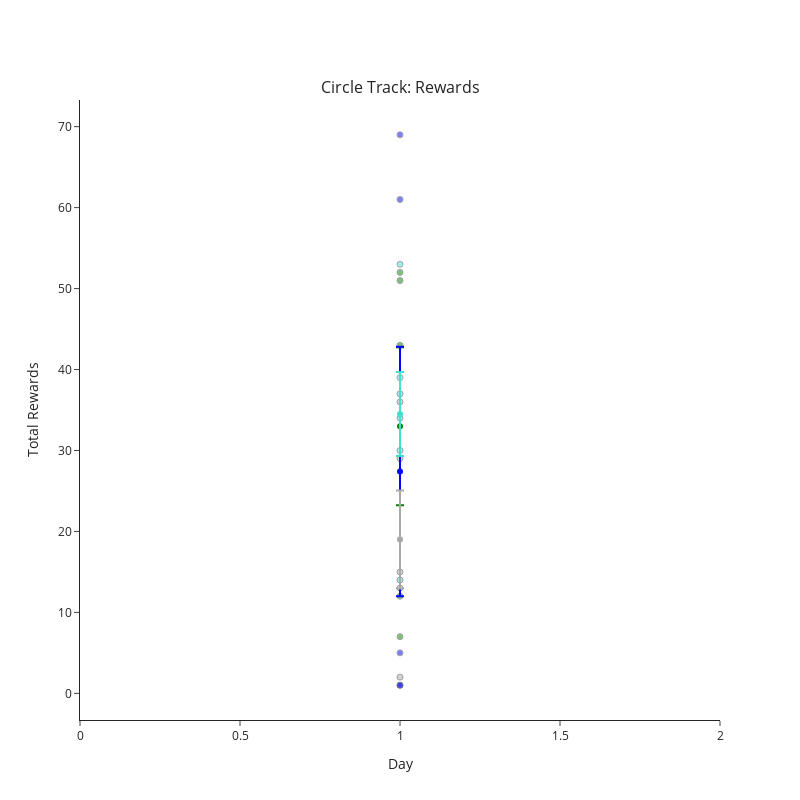

Notebook code for this chart:
### Code cell
fig = pf.plot_behavior_across_days(reward_df, x_var='day', y_var='total_rewards', groupby_var=['day', 'group'], plot_transitions=None,
                                   marker_color=group_colors, avg_color='darkgrey',
                                   x_title='Day', y_title='Total Rewards', titles=['Circle Track: Rewards'], height=800, width=800)
fig.show()

### Figure 1 — Plotly figure (JSON) as saved in the notebook; plotly's stock layout.template omitted (floating-point values rounded to 4 significant figures)
{"data": [{"marker": {"color": "turquoise", "line": {"width": 1}}, "mode": "markers", "name": "mca01", "opacity": 0.5, "type": "scatter", "x": [1], "y": [30]}, {"marker": {"color": "turquoise", "line": {"width": 1}}, "mode": "markers", "name": "mca02", "opacity": 0.5, "type": "scatter", "x": [1], "y": [14]}, {"marker": {"color": "turquoise", "line": {"width": 1}}, "mode": "markers", "name": "mca03", "opacity": 0.5, "type": "scatter", "x": [1], "y": [39]}, {"marker": {"color": "green", "line": {"width": 1}}, "mode": "markers", "name": "mca04", "opacity": 0.5, "type": "scatter", "x": [1], "y": [51]}, {"marker": {"color": "green", "line": {"width": 1}}, "mode": "markers", "name": "mca05", "opacity": 0.5, "type": "scatter", "x": [1], "y": [7]}, {"marker": {"color": "green", "line": {"width": 1}}, "mode": "markers", "name": "mca06", "opacity": 0.5, "type": "scatter", "x": [1], "y": [52]}, {"marker": {"color": "green", "line": {"width": 1}}, "mode": "markers", "name": "mca08", "opacity": 0.5, "type": "scatter", "x": [1], "y": [12]}, {"marker": {"color": "green", "line": {"width": 1}}, "mode": "markers", "name": "mca09", "opacity": 0.5, "type": "scatter", "x": [1], "y": [43]}, {"marker": {"color": "turquoise", "line": {"width": 1}}, "mode": "markers", "name": "mca10", "opacity": 0.5, "type": "scatter", "x": [1], "y": [34]}, {"marker": {"color": "turquoise", "line": {"width": 1}}, "mode": "markers", "name": "mca11", "opacity": 0.5, "type": "scatter", "x": [1], "y": [53]}, {"marker": {"color": "turquoise", "line": {"width": 1}}, "mode": "markers", "name": "mca12", "opacity": 0.5, "type": "scatter", "x": [1], "y": [37]}, {"marker": {"color": "blue", "line": {"width": 1}}, "mode": "markers", "name": "mca13", "opacity": 0.5, "type": "scatter", "x": [1], "y": [5]}, {"marker": {"color": "blue", "line": {"width": 1}}, "mode": "markers", "name": "mca14", "opacity": 0.5, "type": "scatter", "x": [1], "y": [61]}, {"marker": {"color": "blue", "line": {"width": 1}}, "mode": "markers", "name": "mca15", "opacity": 0.5, "type": "scatter", "x": [1], "y": [1]}, {"marker": {"color": "blue", "line": {"width": 1}}, "mode": "markers", "name": "mca16", "opacity": 0.5, "type": "scatter", "x": [1], "y": [1]}, {"marker": {"color": "blue", "line": {"width": 1}}, "mode": "markers", "name": "mca18", "opacity": 0.5, "type": "scatter", "x": [1], "y": [69]}, {"marker": {"color": "darkgrey", "line": {"width": 1}}, "mode": "markers", "name": "mca19", "opacity": 0.5, "type": "scatter", "x": [1], "y": [2]}, {"marker": {"color": "darkgrey", "line": {"width": 1}}, "mode": "markers", "name": "mca20", "opacity": 0.5, "type": "scatter", "x": [1], "y": [29]}, {"marker": {"color": "darkgrey", "line": {"width": 1}}, "mode": "markers", "name": "mca21", "opacity": 0.5, "type": "scatter", "x": [1], "y": [36]}, {"marker": {"color": "darkgrey", "line": {"width": 1}}, "mode": "markers", "name": "mca22", "opacity": 0.5, "type": "scatter", "x": [1], "y": [13]}, {"marker": {"color": "darkgrey", "line": {"width": 1}}, "mode": "markers", "name": "mca23", "opacity": 0.5, "type": "scatter", "x": [1], "y": [15]}, {"error_y": {"array": [9.752], "type": "data"}, "line": {"color": "green"}, "mode": "lines+markers", "name": "tg_a", "showlegend": true, "type": "scatter", "x": [1], "y": [33]}, {"error_y": {"array": [15.42], "type": "data"}, "line": {"color": "blue"}, "mode": "lines+markers", "name": "tg_y", "showlegend": true, "type": "scatter", "x": [1], "y": [27.4]}, {"error_y": {"array": [5.195], "type": "data"}, "line": {"color": "turquoise"}, "mode": "lines+markers", "name": "wt_a", "showlegend": true, "type": "scatter", "x": [1], "y": [34.5]}, {"error_y": {"array": [6.042], "type": "data"}, "line": {"color": "darkgrey"}, "mode": "lines+markers", "name": "wt_y", "showlegend": true, "type": "scatter", "x": [1], "y": [19]}], "layout": {"annotations": [{"font": {"size": 16}, "showarrow": false, "text": "Circle Track: Rewards", "x": 0.5, "xanchor": "center", "xref": "paper", "y": 1, "yanchor": "bottom", "yref": "paper"}], "height": 800, "showlegend": false, "title": {"x": 0.5, "xanchor": "center", "y": 0.9, "yanchor": "top"}, "width": 800, "xaxis": {"anchor": "y", "domain": [0, 1], "title": {"text": "Day"}}, "yaxis": {"anchor": "x", "domain": [0, 1], "title": {"text": "Total Rewards"}}}}
